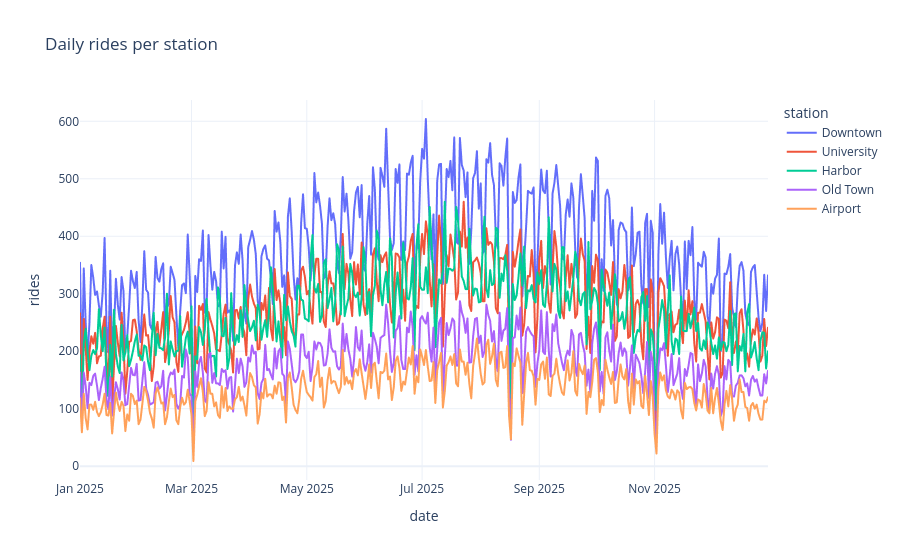

Source (notebook cell):
### Markdown cell above
### 🟡 Cell 6 → 7 · `code` · modified

**Changed:** source, outputs · 47% similar

```diff
-fig = px.line(df, x="date", y="rides", color="station", title="Daily rides per station")
+smooth = df.assign(rides=df.groupby("station")["rides"].transform(lambda s: s.rolling(7, min_periods=1).mean()))
+fig = px.line(smooth, x="date", y="rides", color="station",
+              title="Daily rides per station, 7-day rolling mean")
+fig.update_layout(hovermode="x unified", legend_title_text="")
 fig.show()
```

**Outputs:** 1 modified, 1 deleted

- 🔴 output 1 `display_data` deleted (only in `before.ipynb`): display_data text/html (plotly.js loader: https://cdn.plot.ly/plotly-4.1.1.min)

- 🟡 output 2 → 1 `display_data` modified

`application/vnd.plotly.v1+json`:

```diff
@@ -8,7 +8,7 @@
 data[0].showlegend: true
 data[0].x: 365 strings, "2025-01-01T00:00:00.000000" … "2025-12-31T00:00:00.000000"  #ef94e4df
 data[0].xaxis: "x"
-data[0].y: 365 values, min 34, max 604, mean 376.167  #1fe00328
+data[0].y: 365 values, min 255, max 500.143, mean 376.163  #80acbb30
 data[0].yaxis: "y"
 data[1]: scattergl "University"
 data[1].hovertemplate: "station=University<br>date=%{x}<br>rides=%{y}<extra></extra>"
@@ -20,7 +20,7 @@
 data[1].showlegend: true
 data[1].x: 365 strings, "2025-01-01T00:00:00.000000" … "2025-12-31T00:00:00.000000"  #ef94e4df
 data[1].xaxis: "x"
-data[1].y: 365 values, min 32, max 460, mean 276.444  #77d9d499
+data[1].y: 365 values, min 181.5, max 374.286, mean 276.383  #98a6e974
 data[1].yaxis: "y"
 data[2]: scattergl "Harbor"
 data[2].hovertemplate: "station=Harbor<br>date=%{x}<br>rides=%{y}<extra></extra>"
@@ -32,7 +32,7 @@
 data[2].showlegend: true
 data[2].x: 365 strings, "2025-01-01T00:00:00.000000" … "2025-12-31T00:00:00.000000"  #ef94e4df
 data[2].xaxis: "x"
-data[2].y: 365 values, min 39, max 460, mean 268.142  #2e8969be
+data[2].y: 365 values, min 141, max 376, mean 267.89  #ca4f26e3
 data[2].yaxis: "y"
 data[3]: scattergl "Old Town"
 data[3].hovertemplate: "station=Old Town<br>date=%{x}<br>rides=%{y}<extra></extra>"
@@ -44,7 +44,7 @@
 data[3].showlegend: true
 data[3].x: 365 strings, "2025-01-01T00:00:00.000000" … "2025-12-31T00:00:00.000000"  #ef94e4df
 data[3].xaxis: "x"
-data[3].y: 365 values, min 18, max 287, mean 178.721  #456ad990
+data[3].y: 365 values, min 116.5, max 239.143, mean 178.63  #ec73dccb
 data[3].yaxis: "y"
 data[4]: scattergl "Airport"
 data[4].hovertemplate: "station=Airport<br>date=%{x}<br>rides=%{y}<extra></extra>"
@@ -56,12 +56,13 @@
 data[4].showlegend: true
 data[4].x: 365 strings, "2025-01-01T00:00:00.000000" … "2025-12-31T00:00:00.000000"  #ef94e4df
 data[4].xaxis: "x"
-data[4].y: 365 values, min 9, max 222, mean 133.658  #042078c9
+data[4].y: 365 values, min 88.5, max 187, mean 133.615  #92809b00
 data[4].yaxis: "y"
-layout.legend.title.text: "station"
+layout.hovermode: "x unified"
+layout.legend.title.text: ""
 layout.legend.tracegroupgap: 0
 layout.template: 173 settings  #f7a7df17
-layout.title.text: "Daily rides per station"
+layout.title.text: "Daily rides per station, 7-day rolling mean"
 layout.xaxis.anchor: "y"
 layout.xaxis.domain: [0, 1]
 layout.xaxis.title.text: "date"
```

### Code cell
fig = px.line(df, x="date", y="rides", color="station", title="Daily rides per station")
fig.show()

### Figure 1 — Plotly figure (JSON) as saved in the notebook; plotly's stock layout.template omitted (floating-point values rounded to 4 significant figures; data arrays with more than 128 entries replaced by an {"elided": "..."} marker saying what was removed)
{"data": [{"hovertemplate": "station=Downtown<br>date=%{x}<br>rides=%{y}<extra></extra>", "legendgroup": "Downtown", "line": {"color": "#636efa", "dash": "solid"}, "marker": {"symbol": "circle"}, "mode": "lines", "name": "Downtown", "showlegend": true, "type": "scattergl", "x": {"elided": "365 str values"}, "xaxis": "x", "y": {"elided": "365 int values"}, "yaxis": "y"}, {"hovertemplate": "station=University<br>date=%{x}<br>rides=%{y}<extra></extra>", "legendgroup": "University", "line": {"color": "#EF553B", "dash": "solid"}, "marker": {"symbol": "circle"}, "mode": "lines", "name": "University", "showlegend": true, "type": "scattergl", "x": {"elided": "365 str values"}, "xaxis": "x", "y": {"elided": "365 int values"}, "yaxis": "y"}, {"hovertemplate": "station=Harbor<br>date=%{x}<br>rides=%{y}<extra></extra>", "legendgroup": "Harbor", "line": {"color": "#00cc96", "dash": "solid"}, "marker": {"symbol": "circle"}, "mode": "lines", "name": "Harbor", "showlegend": true, "type": "scattergl", "x": {"elided": "365 str values"}, "xaxis": "x", "y": {"elided": "365 int values"}, "yaxis": "y"}, {"hovertemplate": "station=Old Town<br>date=%{x}<br>rides=%{y}<extra></extra>", "legendgroup": "Old Town", "line": {"color": "#ab63fa", "dash": "solid"}, "marker": {"symbol": "circle"}, "mode": "lines", "name": "Old Town", "showlegend": true, "type": "scattergl", "x": {"elided": "365 str values"}, "xaxis": "x", "y": {"elided": "365 int values"}, "yaxis": "y"}, {"hovertemplate": "station=Airport<br>date=%{x}<br>rides=%{y}<extra></extra>", "legendgroup": "Airport", "line": {"color": "#FFA15A", "dash": "solid"}, "marker": {"symbol": "circle"}, "mode": "lines", "name": "Airport", "showlegend": true, "type": "scattergl", "x": {"elided": "365 str values"}, "xaxis": "x", "y": {"elided": "365 int values"}, "yaxis": "y"}], "layout": {"legend": {"title": {"text": "station"}, "tracegroupgap": 0}, "title": {"text": "Daily rides per station"}, "xaxis": {"anchor": "y", "domain": [0.0, 1.0], "title": {"text": "date"}}, "yaxis": {"anchor": "x", "domain": [0.0, 1.0], "title": {"text": "rides"}}}}
